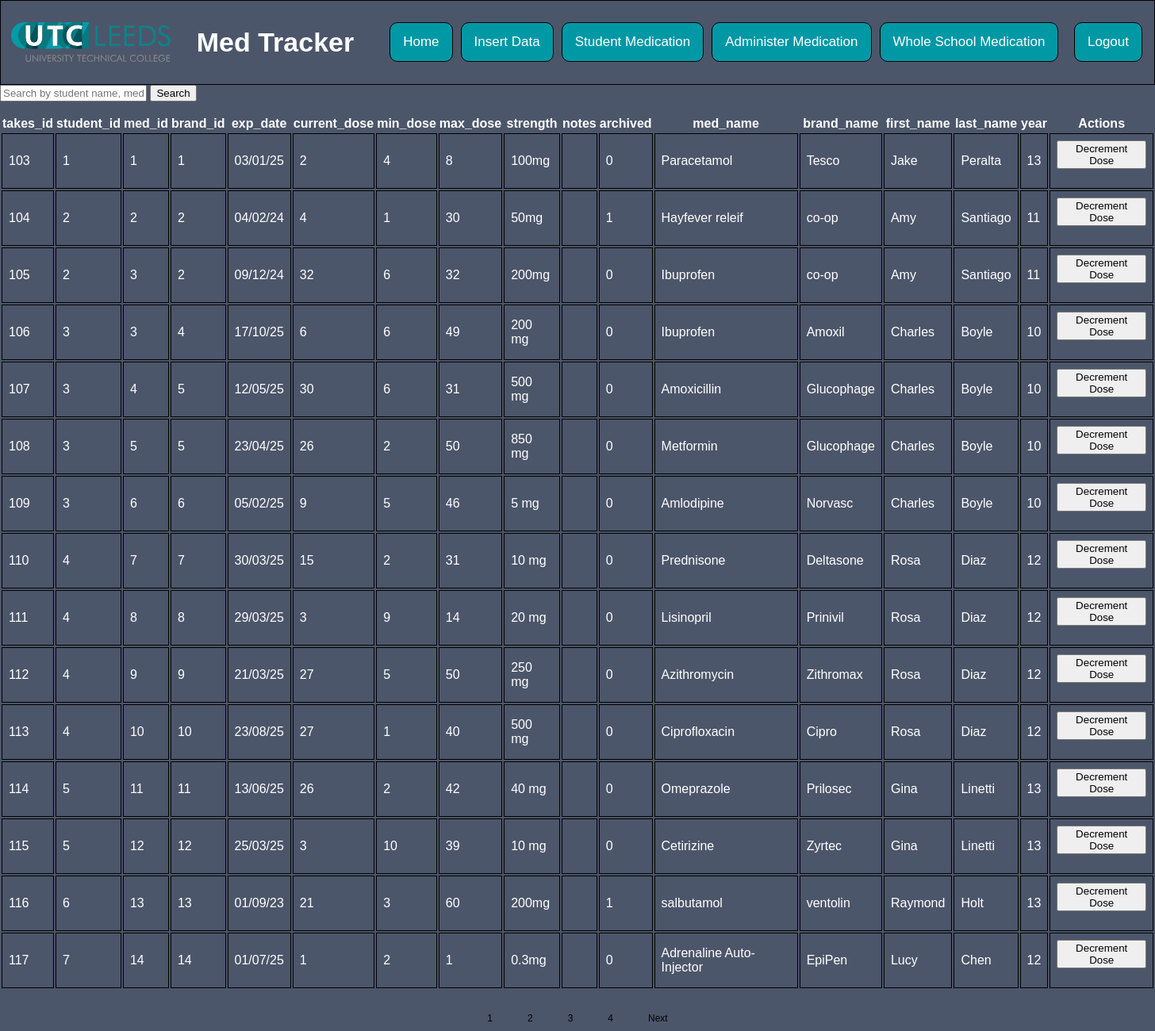
The page /bigtable/bigtable.php on the database as committed earlier.
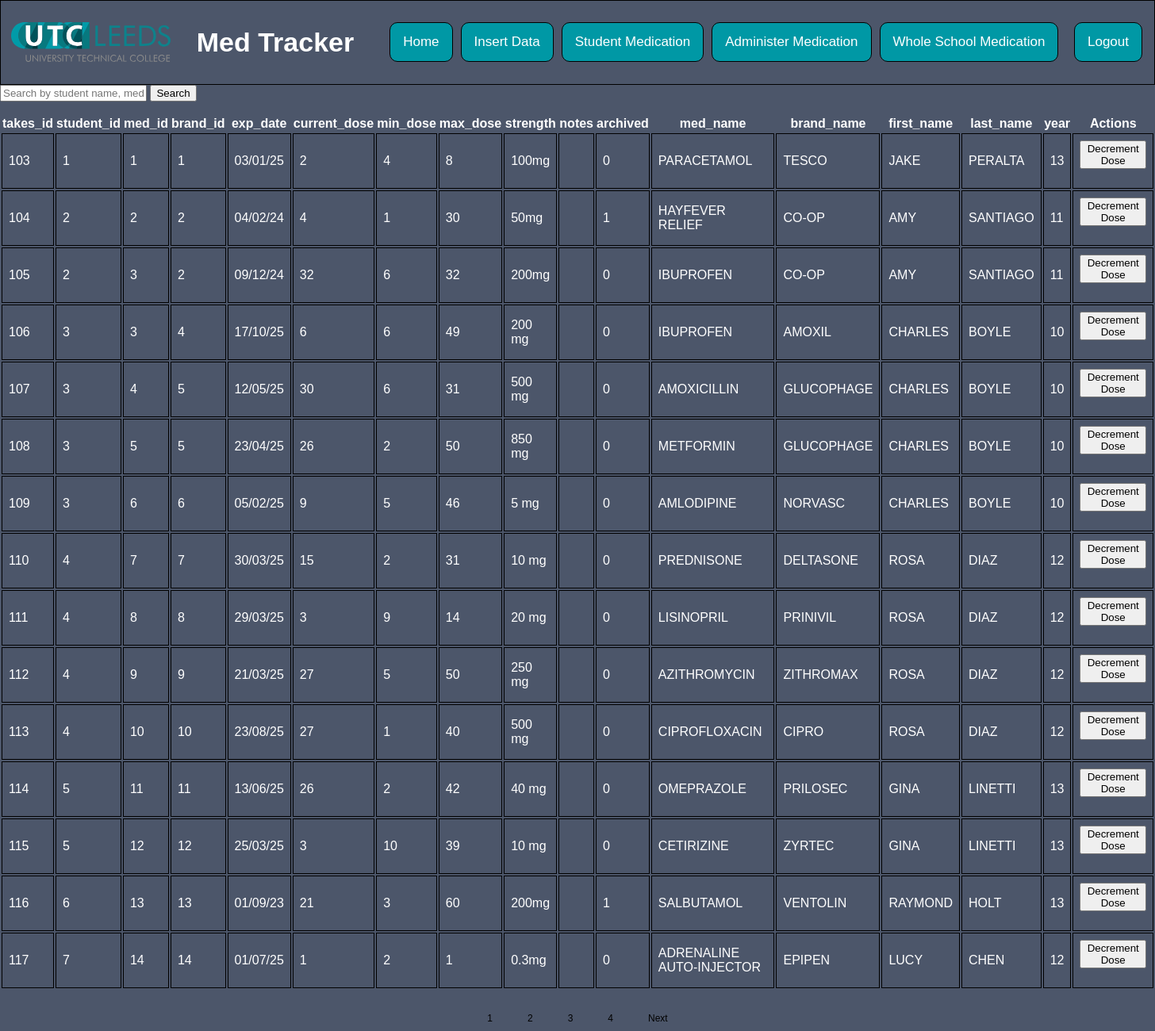
The same page on the database as committed later.
### tables this page shows
CREATE TABLE `takes` (
  `takes_id` int(10) UNSIGNED NOT NULL,
  `student_id` int(11) NOT NULL,
  `med_id` int(11) NOT NULL,
  `brand_id` int(11) NOT NULL,
  `exp_date` int(11) NOT NULL,
  `current_dose` int(11) NOT NULL,
  `min_dose` int(11) NOT NULL,
  `max_dose` int(11) NOT NULL,
  `strength` text NOT NULL,
  `notes` text NOT NULL,
  `archived` tinyint(1) NOT NULL DEFAULT 0
);

CREATE TABLE `med` (
  `med_id` int(10) UNSIGNED NOT NULL,
  `med_name` text NOT NULL
);

CREATE TABLE `brand` (
  `brand_id` int(10) UNSIGNED NOT NULL,
  `brand_name` text NOT NULL
);

CREATE TABLE `students` (
  `student_id` int(10) UNSIGNED NOT NULL,
  `first_name` text NOT NULL,
  `last_name` text NOT NULL,
  `year` text NOT NULL
);

### bigtable/bigtable.php (the view, shortened to what this page needs)
<link rel="stylesheet" href="../style.css">
<body>
<div class="container">
    <div class="navbar">
        <img id="logo" src="../assets/UTCLeeds.svg" alt="UTC Leeds">
        <h1 id="med_tracker">Med Tracker</h1>
        <ul>
            <li><a href="../dashboard/dashboard.php">Home</a></li>
            <li><a href="../insert_data/insert_data.php">Insert Data</a></li>
            <li><a href="../bigtable/bigtable.php">Student Medication</a></li>
            <li><a href="../administer/administer.html">Administer Medication</a></li>
            <li><a href="../whole_school/whole_school.php">Whole School Medication</a></li>
            <li class="logout"><a>Logout</a></li>
        </ul>
    </div>
    <div id="search-bar">
        <form method="GET" action="">
            <input
                    type="text"
                    name="search"
                    placeholder="Search by student name, medication, or brand"
                    value="<?php echo htmlspecialchars(isset($_GET['search']) ? $_GET['search'] : ''); ?>"
            >
            <button type="submit">Search</button>
        </form>
    </div>
    <?php
    include "../server/db_connect.php";
    $results_per_page = 15;
    $page = isset($_GET['page']) ? intval($_GET['page']) : 1;
    $start_from = ($page - 1) * $results_per_page;
    $search_term = isset($_GET['search']) ? trim($_GET['search']) : '';
    try {
        $total_sql = "SELECT COUNT(*) AS total_records FROM takes INNER JOIN med ON takes.med_id = med.med_id INNER JOIN brand ON takes.brand_id = brand.brand_id INNER JOIN students ON takes.student_id = students.student_id WHERE CONCAT(students.first_name, ' ', students.last_name) LIKE :search OR med.med_name LIKE :search OR brand.brand_name LIKE :search";
        $total_stmt = $conn->prepare($total_sql);
        $search_param = '%' . $search_term . '%';
        $total_stmt->bindParam(':search', $search_param, PDO::PARAM_STR);
        $total_stmt->execute();
        $total_records = $total_stmt->fetch(PDO::FETCH_ASSOC)['total_records'];
        $total_pages = ceil($total_records / $results_per_page);
        $sql = "SELECT takes.*, med.med_name, brand.brand_name, students.first_name, students.last_name, students.year FROM takes INNER JOIN med ON takes.med_id = med.med_id INNER JOIN brand ON takes.brand_id = brand.brand_id INNER JOIN students ON takes.student_id = students.student_id WHERE CONCAT(students.first_name, ' ', students.last_name) LIKE :search OR med.med_name LIKE :search OR brand.brand_name LIKE :search LIMIT :limit OFFSET :offset";
        $stmt = $conn->prepare($sql);
        $stmt->bindParam(':search', $search_param, PDO::PARAM_STR);
        $stmt->bindParam(':limit', $results_per_page, PDO::PARAM_INT);
        $stmt->bindParam(':offset', $start_from, PDO::PARAM_INT);
        $stmt->execute();
        $results = $stmt->fetchAll(PDO::FETCH_ASSOC);
        echo "<div id ='bigt'>";
        if ($results) {
            echo "<table>";
            echo "<tr>";
            foreach (array_keys($results[0]) as $header) {
                echo "<th>" . htmlspecialchars($header) . "</th>";
            }
            echo "<th>Actions</th>";
            echo "</tr>";
            foreach ($results as $row) {
                echo "<tr>";
                foreach ($row as $key => $value) {
                    if ($key === 'exp_date' && is_numeric($value)) {
                        $value = date('d/m/y', $value);
                    }
                    echo "<td>" . htmlspecialchars($value) . "</td>";
                }
                echo "<td>
                            <form method='POST' action=''>
                                <input type='hidden' name='takes_id' value='" . htmlspecialchars($row['takes_id']) . "'>
                                <button type='submit' name='decrement' " . ($row['current_dose'] <= 0 ? "disabled" : "") . ">
                                    Decrement Dose
                                </button>
                            </form>
                        </td>";
                echo "</tr>";
            }
            echo "</table>";
        } else {
            echo "No records found.";
        }
        echo "</div>";
        echo "<div class='pagination'>";
        for ($i = 1; $i <= $total_pages; $i++) {
            if ($i == $page) {
                echo "<span>$i</span>";
            } else {
                echo "<a href='?search=" . urlencode($search_term) . "&page=$i'>$i</a>";
            }
        }
        if ($page < $total_pages) {
            echo "<a href='?search=" . urlencode($search_term) . "&page=" . ($page + 1) . "'>Next</a>";
        }
        echo "</div>";
    } catch (PDOException $e) {
        die("Database error: " . $e->getMessage());
    }
    ?>
</div>
</body>

### style.css (style rules this page uses)
body { height: 100%; width: 100%; margin: 0; padding: 0; box-sizing: border-box; font-weight: 400; background: #4C566A; color: white; }
.container { font-family: "Poppins", sans-serif; width: 100%; margin: 0; padding: 0; font-size: 16px; }
.navbar { display: flex; align-items: center; border: 1px solid black; width: 100%; padding: 10px; justify-content: flex-start; text-decoration: none; list-style: none; margin-top: 0; box-sizing: border-box; overflow: hidden; font-size: 17px; }
.navbar ul { display: flex; flex-grow: 1; margin: 0; list-style: none; align-items: center; }
.navbar ul li { margin: 0 5px; padding: 0; display: inline-block; align-items: center; }
.navbar ul li a { display: inline-block; color: white; text-decoration: none; padding: 14px 16px; font-size: 100%; border: 1px solid black; border-radius: 10px; background-color: #0098a5; transition: background-color 0.3s, color 0.3s; }
.navbar ul li.logout { margin-left: auto; }
#logo { padding: 3px; width: 14%; margin-right: 30px; display: block; }
.logout { margin-left: auto; margin-right: 10px; display: flex; align-items: center; }
.notification_table th, td { border: 1px solid black; padding: 8px; text-align: left; }
.pagination { display: flex; justify-content: center; align-items: center; gap: 10px; margin: 20px 0; }
.pagination a, .pagination span { color: black; padding: 8px 16px; text-decoration: none; font-size: 12px; border: 1px solid transparent; border-radius: 5px; text-align: center; }
.pagination span { margin: 0; }

Rows that differ between the two databases and show on the page:
changed through a linked row, takes "100mg": med.med_name "Paracetamol" → "PARACETAMOL"; brand.brand_name "Tesco" → "TESCO"; student.first_name "Jake" → "JAKE"; student.last_name "Peralta" → "PERALTA"
changed through a linked row, takes "50mg": brand.brand_name "co-op" → "CO-OP"; student.first_name "Amy" → "AMY"; student.last_name "Santiago" → "SANTIAGO"
changed through a linked row, takes id 105: med.med_name "Ibuprofen" → "IBUPROFEN"; brand.brand_name "co-op" → "CO-OP"; student.first_name "Amy" → "AMY"; student.last_name "Santiago" → "SANTIAGO"
changed through a linked row, takes "200 mg": med.med_name "Ibuprofen" → "IBUPROFEN"; brand.brand_name "Amoxil" → "AMOXIL"; student.first_name "Charles" → "CHARLES"; student.last_name "Boyle" → "BOYLE"
changed through a linked row, takes id 107: med.med_name "Amoxicillin" → "AMOXICILLIN"; brand.brand_name "Glucophage" → "GLUCOPHAGE"; student.first_name "Charles" → "CHARLES"; student.last_name "Boyle" → "BOYLE"
changed through a linked row, takes "850 mg": med.med_name "Metformin" → "METFORMIN"; brand.brand_name "Glucophage" → "GLUCOPHAGE"; student.first_name "Charles" → "CHARLES"; student.last_name "Boyle" → "BOYLE"
changed through a linked row, takes "5 mg": med.med_name "Amlodipine" → "AMLODIPINE"; brand.brand_name "Norvasc" → "NORVASC"; student.first_name "Charles" → "CHARLES"; student.last_name "Boyle" → "BOYLE"
changed through a linked row, takes id 110: med.med_name "Prednisone" → "PREDNISONE"; brand.brand_name "Deltasone" → "DELTASONE"; student.first_name "Rosa" → "ROSA"; student.last_name "Diaz" → "DIAZ"
changed through a linked row, takes "20 mg": med.med_name "Lisinopril" → "LISINOPRIL"; brand.brand_name "Prinivil" → "PRINIVIL"; student.first_name "Rosa" → "ROSA"; student.last_name "Diaz" → "DIAZ"
changed through a linked row, takes "250 mg": med.med_name "Azithromycin" → "AZITHROMYCIN"; brand.brand_name "Zithromax" → "ZITHROMAX"; student.first_name "Rosa" → "ROSA"; student.last_name "Diaz" → "DIAZ"
changed through a linked row, takes id 113: med.med_name "Ciprofloxacin" → "CIPROFLOXACIN"; brand.brand_name "Cipro" → "CIPRO"; student.first_name "Rosa" → "ROSA"; student.last_name "Diaz" → "DIAZ"
changed through a linked row, takes "40 mg": med.med_name "Omeprazole" → "OMEPRAZOLE"; brand.brand_name "Prilosec" → "PRILOSEC"; student.first_name "Gina" → "GINA"; student.last_name "Linetti" → "LINETTI"
changed through a linked row, takes id 115: med.med_name "Cetirizine" → "CETIRIZINE"; brand.brand_name "Zyrtec" → "ZYRTEC"; student.first_name "Gina" → "GINA"; student.last_name "Linetti" → "LINETTI"
changed through a linked row, takes id 116: med.med_name "salbutamol" → "SALBUTAMOL"; brand.brand_name "ventolin" → "VENTOLIN"; student.first_name "Raymond" → "RAYMOND"; student.last_name "Holt" → "HOLT"
changed through a linked row, takes "0.3mg": med.med_name "Adrenaline Auto-Injector" → "ADRENALINE AUTO-INJECTOR"; brand.brand_name "EpiPen" → "EPIPEN"; student.first_name "Lucy" → "LUCY"; student.last_name "Chen" → "CHEN"
Other text that changed with them:
new list line: "HAYFEVER RELIEF"
list line gone: "Hayfever releif"
